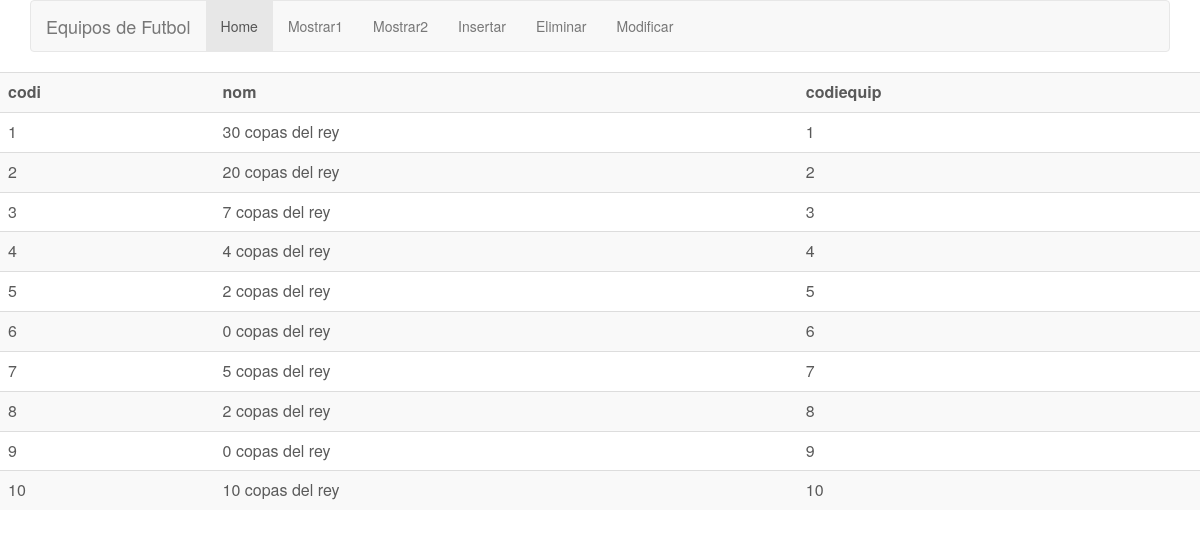
The page /mostrar2.php on the database its author committed.
### tables this page shows
CREATE TABLE `titols` (
  `codi` int(10) NOT NULL,
  `nom` varchar(30) NOT NULL,
  `codiequip` int(10) NOT NULL
);

### mostrar2.php (the view, shortened to what this page needs)
<html>
	<head>
		<link href="css/bootstrap.min.css" rel="stylesheet">
		<link href="css/estils.css" rel="stylesheet">
		<link href="css/carousel.css" rel="stylesheet">
	</head>
	<body>
		<div class="container">
		  <nav class="navbar navbar-default">
			<div class="container-fluid">
			  <div class="navbar-header">
				<a class="navbar-brand" href="#">Equipos de Futbol</a>
			  </div>
			  <div id="navbar" class="navbar-collapse collapse">
				<ul class="nav navbar-nav">
				  <li class="active"><a href="index.php">Home</a></li>
				  <li><a href="mostrar1.php">Mostrar1</a></li>
				  <li><a href="mostrar2.php">Mostrar2</a></li>
				  <li><a href="formulario1.php">Insertar</a></li>
				  <li><a href="formulario2.php">Eliminar</a></li>
				  <li><a href="formulario3.php">Modificar</a></li>
				</ul>
			  </div>
			</div>
		   </nav>
		</div>
		<?php
			$servidor = "localhost";
			$usuari = "root";
			$password = "";
			$db = "futbol";
			$conn = new mysqli($servidor, $usuari, $password, $db);
			$conn->set_charset("utf8");
			if ($conn->connect_error) {
				die("Connexió KO: " . $conn->connect_error);
			}
			else {
				$sql = "SELECT codi, nom, codiequip FROM titols ";
				$result = $conn->query($sql);
				if ($result->num_rows > 0) {
					echo "<table class=\"table table-striped\">";
					echo "<tr><th>codi</th><th>nom</th><th>codiequip</th></tr>";
					while($row = $result->fetch_assoc()) {
						echo "<tr> <td>". $row["codi"]. "</td> <td>". $row["nom"]. "</td> <td>". $row["codiequip"]. "</td> </tr>";
					}
					echo "</table>";
				}
			}
		?>
	</body>
</html>

### css/carousel.css (style rules this page uses)
body { padding-bottom: 40px; color: #5a5a5a; }

### rows shown on the page
titols: codi "1", nom "30 copas del rey", codiequip "1"
titols: codi "2", nom "20 copas del rey", codiequip "2"
titols: codi "3", nom "7 copas del rey", codiequip "3"
titols: codi "4", nom "4 copas del rey", codiequip "4"
titols: codi "5", nom "2 copas del rey", codiequip "5"
titols: codi "6", nom "0 copas del rey", codiequip "6"
titols: codi "7", nom "5 copas del rey", codiequip "7"
titols: codi "8", nom "2 copas del rey", codiequip "8"
titols: codi "9", nom "0 copas del rey", codiequip "9"
titols: codi "10", nom "10 copas del rey", codiequip "10"
